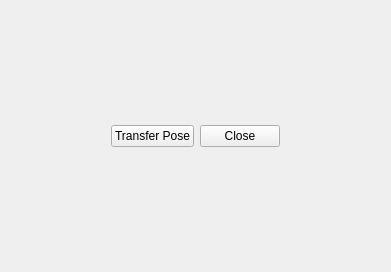
<?xml version="1.0" encoding="UTF-8"?>
<ui version="4.0">
 <class>Form</class>
 <widget class="QWidget" name="Form">
  <property name="geometry">
   <rect>
    <x>0</x>
    <y>0</y>
    <width>391</width>
    <height>272</height>
   </rect>
  </property>
  <property name="windowTitle">
   <string>Form</string>
  </property>
  <layout class="QHBoxLayout" name="horizontalLayout">
   <item>
    <spacer name="horizontalSpacer">
     <property name="orientation">
      <enum>Qt::Horizontal</enum>
     </property>
     <property name="sizeHint" stdset="0">
      <size>
       <width>99</width>
       <height>20</height>
      </size>
     </property>
    </spacer>
   </item>
   <item>
    <widget class="QPushButton" name="btn_TransferPose">
     <property name="text">
      <string>Transfer Pose</string>
     </property>
    </widget>
   </item>
   <item>
    <widget class="QPushButton" name="btn_Close">
     <property name="text">
      <string>Close</string>
     </property>
    </widget>
   </item>
   <item>
    <spacer name="horizontalSpacer_2">
     <property name="orientation">
      <enum>Qt::Horizontal</enum>
     </property>
     <property name="sizeHint" stdset="0">
      <size>
       <width>100</width>
       <height>20</height>
      </size>
     </property>
    </spacer>
   </item>
  </layout>
 </widget>
 <resources/>
 <connections/>
</ui>
